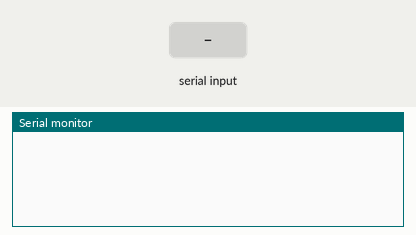
The program below on a simulated Arduino Uno, built with avr-gcc and run on an emulated ATmega328P. Parts: the last lines printed to the serial monitor. The inputs (shaded band) are chosen by the test bench.

Above: at 3.2 s.
3.3 s: "Yeah what\n" received over the second serial link
At 4.5 s:
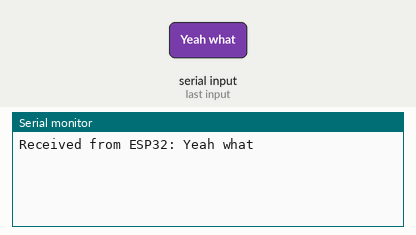
4.8 s: "1\n" received over the second serial link
At 5.9 s:
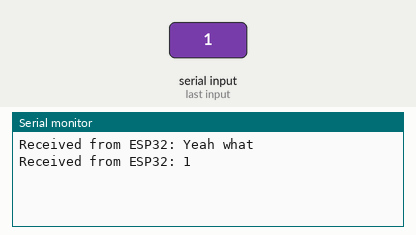

The program:

main.cpp
```cpp
#include <Arduino.h>

#include <SoftwareSerial.h>

// Create a software serial port on pins 10 (RX) and 11 (TX)
// This will connect to the ESP32’s UART2 pins.
SoftwareSerial arduinoSerial(10, 11); // RX, TX

void setup() {
  Serial.begin(9600);       // Start serial communication with PC (Serial Monitor at 115200 baud)
  arduinoSerial.begin(9600);  // Start software serial communication with ESP32 (9600 baud)

  delay(2000);                // Wait for ESP32 to be ready after reset/power up

  // Send first message to ESP32
  arduinoSerial.println("Hey ESP32, wanna hear a joke?");
}

void loop() {
  if (arduinoSerial.available()) {  // If data is available from ESP32
    String received = arduinoSerial.readStringUntil('\n');
    received.trim(); // Remove any trailing whitespace or newline

    // Print to PC Serial Monitor so we can see the response
    Serial.println("Received from ESP32: " + received);

    // Respond if ESP32 says "Yeah what"
    if (received == "Yeah what") {
      arduinoSerial.println("Why did the ESP32 go to the beach?");
    }
  }
}

/*
🔹 Wiring (Arduino Uno ↔ ESP32):
- Uno Pin 10 (RX) ← ESP32 Pin 26 (TX2)
- Uno Pin 11 (TX) → ESP32 Pin 27 (RX2)
- Uno GND ↔ ESP32 GND
⚠ */
```

Measured:
- after the input at 3.3 s, the serial monitor: prints a new line at once (image 1)
- after the input at 4.8 s, the serial monitor: prints a new line at once (image 2)
